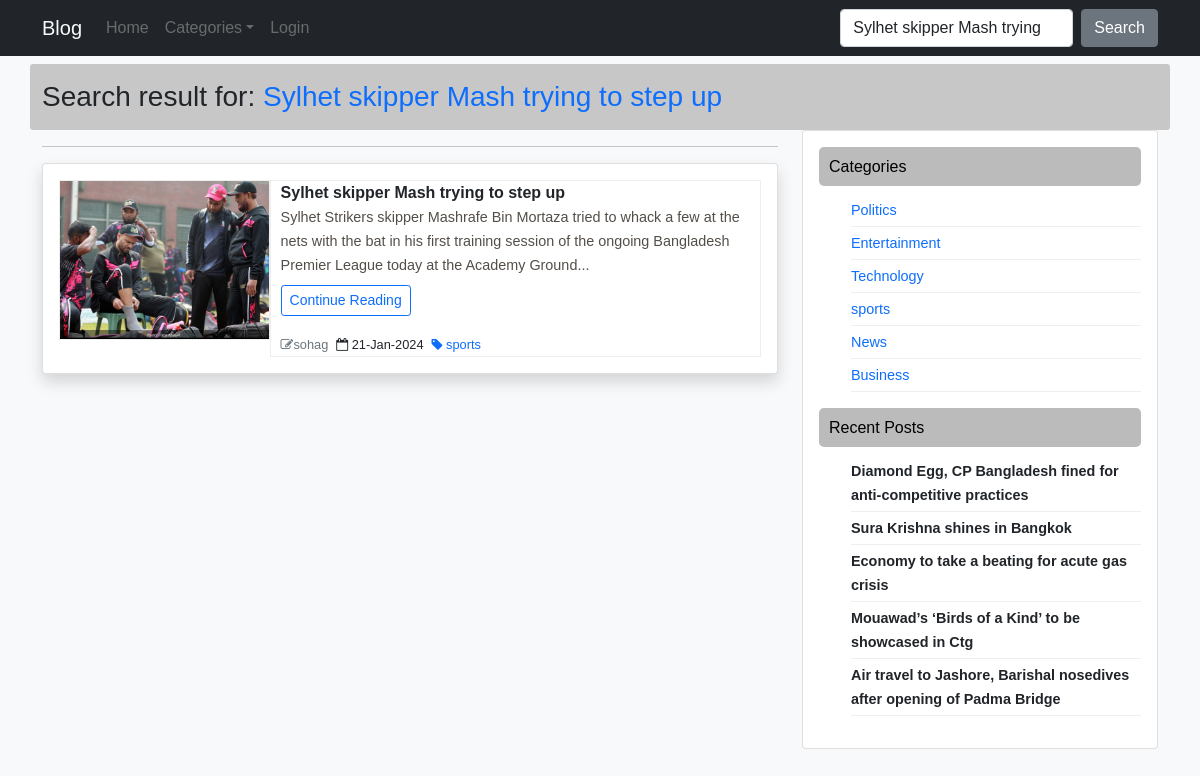
The page /search.php?keyword=Sylhet skipper Mash trying to step up on the database its author committed.
### tables this page shows
CREATE TABLE `blog` (
  `blog_id` int(11) NOT NULL,
  `blog_title` varchar(255) NOT NULL,
  `blog_body` longtext NOT NULL,
  `blog_img` varchar(255) NOT NULL,
  `category` int(11) NOT NULL,
  `author_id` int(11) NOT NULL,
  `publish_date` timestamp NOT NULL DEFAULT current_timestamp()
);

CREATE TABLE `user` (
  `user_id` int(11) NOT NULL,
  `username` varchar(100) NOT NULL,
  `email` varchar(255) NOT NULL,
  `password` varchar(255) NOT NULL,
  `user_role` int(11) NOT NULL
);

CREATE TABLE `categories` (
  `cat_id` int(11) NOT NULL,
  `cat_name` varchar(255) NOT NULL
);

### search.php (the view, shortened to what this page needs)
<?php
include 'header.php';
include 'config.php';
$keyword = $_GET['keyword'];
if (!isset($_GET['page'])){
	$page = 1;
}else{
	$page = $_GET['page'];
}
$limit = 3;
$offset = ($page-1)*$limit;
$sql = "SELECT * FROM blog LEFT JOIN categories ON blog.category=categories.cat_id LEFT JOIN user ON blog.author_id=user.user_id WHERE blog_title like '%$keyword%' or blog_body like '%$keyword%' ORDER BY blog.publish_date DESC limit $offset,$limit";
$run = mysqli_query($con, $sql);
$rows = mysqli_num_rows($run);
?>
	<div class="container mt-2">
		<div class="row">
			<h3 class="py-3 rounded-1 mb-0" style="background: rgba(0, 0, 0, .2);">Search result for: <span class="text-primary"><?= $keyword ?></span></h3>
			<div class="col-lg-8">
				<hr>
				<?php
				if($rows){
					while($result = mysqli_fetch_assoc($run)){
				?>
				<div class="card shadow">
					<div class="card-body d-flex blog_flex">
						<div class="flex-part1">
							<a href="single_post.php?id=<?= $result['blog_id']?>">
								<?php $img=$result['blog_img'];?>
								<img src="admin/upload/<?= $img ?>">
							</a>
						</div>
						<div class="flex-grow-1 flex-part2">
							  <a href="single_post.php?id=<?= $result['blog_id']?>" id="title" class="text-dark">
							  	<?= ucfirst($result['blog_title']) ?>
							  </a>
							<p>
							  <a href="single_post.php?id=<?= $result['blog_id']?>" id="body">
							  	<?= strip_tags(substr($result['blog_body'], 0,200))."..." ?>
							  </a> <span><br>
	                          <a href="single_post.php?id=<?= $result['blog_id']?>" class="btn mt-2 btn-sm btn-outline-primary">Continue Reading
	                          </a></span>
	                        </p>
							<ul>
								<li class="me-2"><a href="" class="text-secondary"> <span>
	                                <i class="fa fa-pencil-square-o" aria-hidden="true"></i></span><?= $result['username'] ?></a>
								</li>
								<li class="me-2">
									<a href="" class="text-dark"> <span><i class="fa fa-calendar-o" aria-hidden="true"></i></span> <?= date('d-M-Y',strtotime($result['publish_date'])) ?> </a>
								</li>
								<li>
									<a href="category.php?id=<?= $result['cat_id']?>" class="text-primary"> <span><i class="fa fa-tag" aria-hidden="true"></i></span> <?= $result['cat_name'] ?> </a>
							    </li>
							</ul>
						</div>
					</div>
				</div>
				<?php } }else{
					echo "<h5 class='text-danger'>No Recode Found!!</h5>
					<b>Suggestions:</b>
					<ul>
					<li>Make sure that words are spelled correctly.</li>
					<li>Try different keyword.</li></ul>";
				} ?>
			</div>
			<?php include "sidebar.php" ?>
		</div>
	</div>
<?php include 'footer.php'?>

### sidebar.php
<?php include "config.php";
$select = "SELECT * FROM categories";
$querys = mysqli_query($con, $select);
$select2 = "SELECT * FROM blog ORDER BY publish_date DESC limit 5";
$querys2 = mysqli_query($con, $select2);
?>
<div class="col-lg-4">
	<div class="card">
		<div class="card-body d-flex right-section">
			<div id="categories">
				<h6>Categories</h6>
				<ul>
					<?php while ($cats=mysqli_fetch_assoc($querys)){?>
					<li>
						<a href="category.php?id=<?= $cats['cat_id']?>" class="text-primary fw-blod">
							<?= $cats['cat_name'] ?>
						</a>
					</li>
					<?php } ?>
				</ul>
			</div>
		    <div id="posts">
				<h6>Recent Posts</h6>
				<ul>
					<?php while ($posts=mysqli_fetch_assoc($querys2)){?>
					<li>
						<a href="single_post.php?id=<?= $posts['blog_id'] ?>" class="text-dark fw-bold"><?= ucfirst($posts['blog_title']) ?></a>
					</li>
					<?php } ?>
				</ul>
			</div>
		</div>
	</div>
</div>

### assets/style.css (style rules this page uses)
* { margin: 0; padding: 0; box-sizing: border-box; }

### style.css (style rules this page uses)
body { font-family: 'Poppins', sans-serif; font-family: 'Source Sans Pro', sans-serif; }
.blog_flex { display: flex; width: 100%; }
.flex-part1 { width: 30%; height: 12rem !important; border: 1px solid #eee; }
.flex-part2 { border: 1px solid #eee !important; padding-left: 10px; width: 70%; }
.flex-part1 img { width: 100%; height: 100%; object-fit: cover; }
.flex-part2 #title { color: #544E48; text-decoration: none; font-weight: bold; text-align: justify; }
.flex-part2 #body { color: #544E48; text-decoration: none; text-align: justify; font-size: 0.9rem; }
.flex-part2 ul { display: flex; padding: 0 !important; margin: 0 !important; }
.flex-part2 ul li { list-style: none; }
.flex-part2 ul li a { color: gray; text-decoration: none; font-size: 0.8rem; }
.right-section { flex-direction: column; }
.right-section h6 { background-color: #bbb; color: #000; padding: 10px; border-radius: 5px; }
.right-section ul li a { text-decoration: none; color: #555; font-size: 0.9rem; }
.right-section ul li { list-style: none; border-bottom: 1px solid #eee; padding: 4px 0 4px 0; }
@media screen and (max-width: 1200px) { .flex-part1 { height: 10rem !important; } }

### rows shown on the page
blog: blog_img (picture), blog_title "Sylhet skipper Mash trying to step up", blog_body "Sylhet Strikers skipper Mashrafe Bin Mortaza tried to whack a few at the nets with the bat in his first training session of the ongoing Bangladesh Premier League today at the Academy Ground", author.username "sohag", publish_date "21-Jan-2024", categories.cat_name "sports"
categories: cat_name "Politics"
categories: cat_name "Entertainment"
categories: cat_name "Technology"
categories: cat_name "sports"
categories: cat_name "News"
categories: cat_name "Business"
blog: blog_title "Diamond Egg, CP Bangladesh fined for anti-competitive practices"
blog: blog_title "Sura Krishna shines in Bangkok"
blog: blog_title "Economy to take a beating for acute gas crisis"
blog: blog_title "Mouawad’s ‘Birds of a Kind’ to be showcased in Ctg"
blog: blog_title "Air travel to Jashore, Barishal nosedives after opening of Padma Bridge"

### other values the page prints
$keyword "Sylhet skipper Mash trying to step up"
